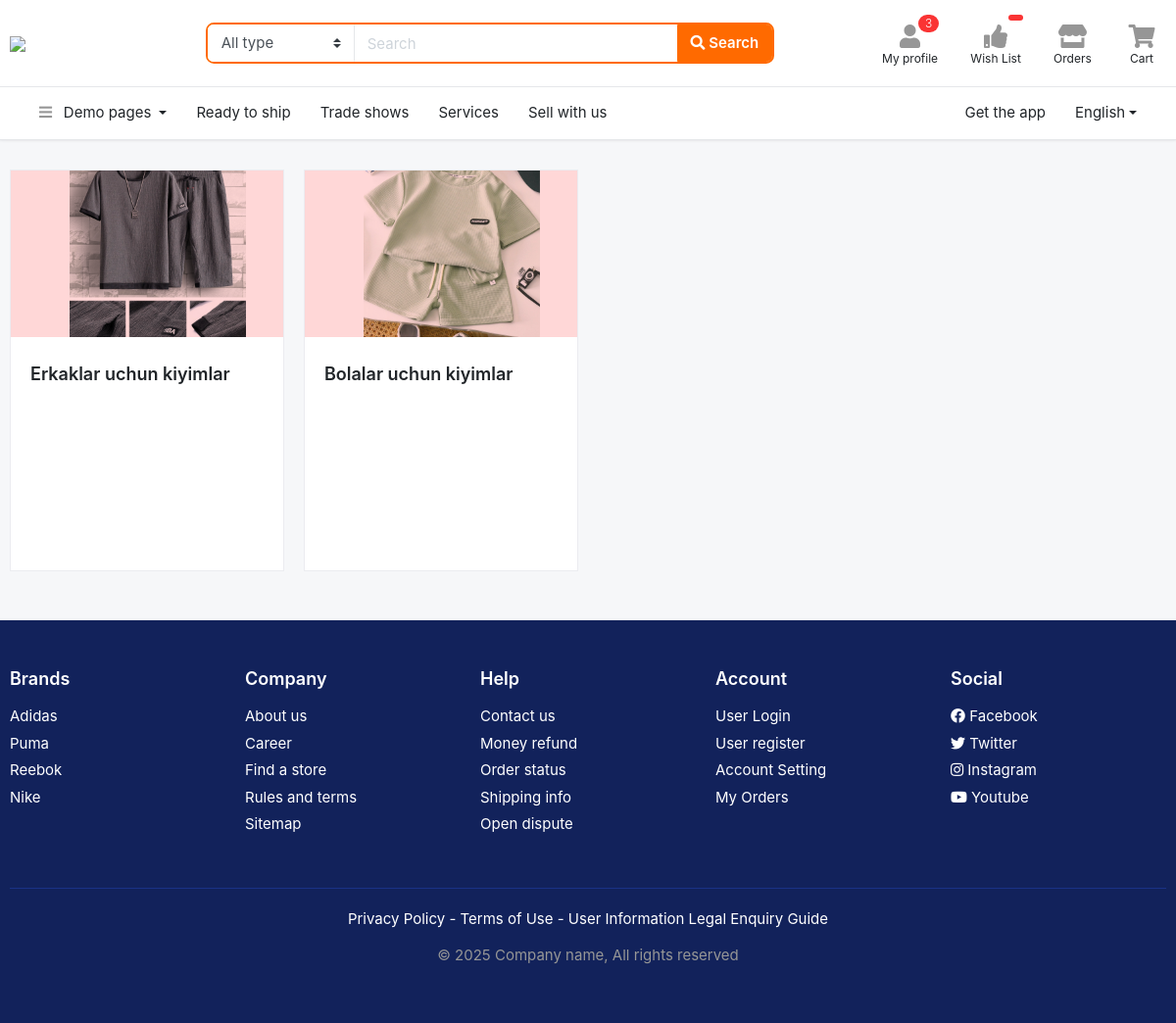
Screenshot of /kiyim/sub-categories/ with the database file from the repository.
### main/models.py (models this page shows, shortened)
class SubCategory(models.Model):
    title = models.CharField(max_length=255)
    image = models.ImageField(upload_to='images/', null=True, blank=True)
    slug = models.SlugField(max_length=255, unique=True, blank=True, null=True)
    category = models.ForeignKey(Category, on_delete=models.CASCADE)

### main/views.py (the view)
# urls.py: path('<category_slug>/sub-categories/', CategoryView.as_view(), name='category'),
class CategoryView(View):
    def get(self, request, category_slug):
        category = get_object_or_404(Category, slug=category_slug)
        context = {
            'category': category
        }
        return render(request, 'category.html', context)

### templates/category.html
{% extends 'base.html' %}
{% block content %}
<section class="section-content padding-y">
<div class="container">
<nav class="row">
	{% for sub_category in category.subcategory_set.all %}
		<div class="col-md-3">
			<div class="card card-category">
			  <div class="img-wrap" style="background: #ffd7d7; width: 300px;">
			  	<img src="{{ sub_category.image.url }}">
			  </div>
			  <div class="card-body">
			    <h4 class="card-title"><a href="{% url 'sub-category' category.slug sub_category.slug %}">{{ sub_category.title }}</a></h4>
			  </div>
			</div>
        </div>
	{% endfor %}
</nav>
</div>
</section>
{% endblock %}

### static/css/ui.css (style rules this page uses)
html { font-family:'Inter', sans-serif;font-size:15px }
.img-wrap { text-align:center;display:block }
.img-wrap img { max-width:100% }
.padding-y { padding-top:30px;padding-bottom:30px }
.card-category { display:block;margin-bottom:20px;overflow:hidden;min-height:410px }
.card-category .card-title { font-weight:600;font-size:18px }
.card-category .img-wrap { overflow:hidden;display:inline-block;height:170px;background:#fff0c5 }
.card-category .img-wrap img { height:100%;width:60%;-o-object-fit:cover;object-fit:cover;mix-blend-mode:multiply }
.card .img-wrap { overflow:hidden }
body { background-color:#f6f7f9 }

### rows the page displays
SubCategory: image (picture), title "Erkaklar uchun kiyimlar"
SubCategory: image (picture), title "Bolalar uchun kiyimlar"
